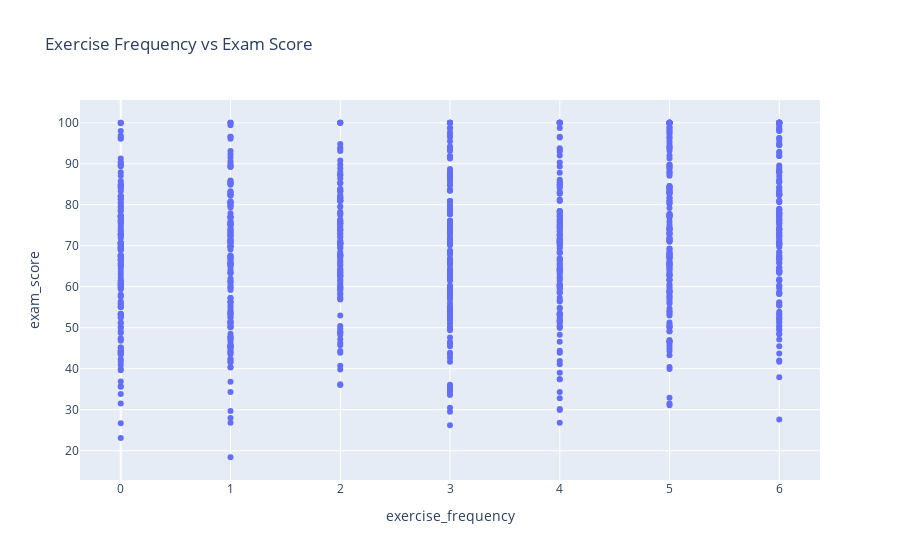

This figure's notebook cell:
### Markdown cell above
Another important dimension involves the connection between exercise frequency and both academic performance and mental well-being. The scatter plot of exercise frequency versus exam scores shows a mild but noticeable positive trend, indicating that students who exercise more regularly often perform slightly better academically. More striking, however, is the relationship between exercise and mental health rating. Students who exercise frequently tend to report higher mental health scores, illustrating the well-documented mental health benefits of physical activity. This suggests that encouraging students to incorporate regular exercise into their schedules could support both their emotional resilience and academic success.

### Code cell
#scatterplot of exercise frequency vs exam score.
fig = px.scatter(
    students,
    x="exercise_frequency",
    y="exam_score",
    title="Exercise Frequency vs Exam Score"
)
fig.show()

### Figure 1 — Plotly figure (JSON) as saved in the notebook; plotly's stock layout.template omitted (floating-point values rounded to 4 significant figures; data arrays with more than 128 entries replaced by an {"elided": "..."} marker saying what was removed)
{"data": [{"hovertemplate": "exercise_frequency=%{x}<br>exam_score=%{y}<extra></extra>", "legendgroup": "", "marker": {"color": "#636efa", "symbol": "circle"}, "mode": "markers", "name": "", "orientation": "v", "showlegend": false, "type": "scatter", "x": {"elided": "1000 int values"}, "xaxis": "x", "y": {"elided": "1000 float values"}, "yaxis": "y"}], "layout": {"legend": {"tracegroupgap": 0}, "title": {"text": "Exercise Frequency vs Exam Score"}, "xaxis": {"anchor": "y", "domain": [0, 1], "title": {"text": "exercise_frequency"}}, "yaxis": {"anchor": "x", "domain": [0, 1], "title": {"text": "exam_score"}}}}
